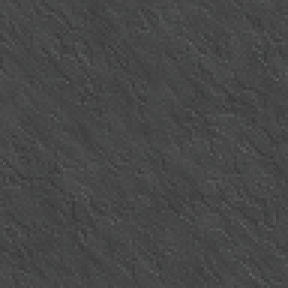
#> input picture data/images/ui/panel_map.png, 96 x 96 px, found by its file name (shown 3 times larger)
$ python tema_acabamento.py ../../data/images/brtibia_sombra.png
#> lines starting #> are read from the running program, lines starting #| are printed output that depends on the picture
# Acabamento do tema marinho: cantos arredondados + moldura neon nas janelas/paineis,
# contorno discreto e cantos arredondados nos botoes; PvP/modos com contorno aceso quando ligados.
import sys, os, numpy as np
from PIL import Image, ImageDraw, ImageFilter
T = sys.argv[1]  # pasta do tema (contem images/...)
NEON = (46, 128, 255); DISCRETO = (44, 74, 130)
def mascara_rr(w, h, rect, r, largura=None, k=4):
    m = Image.new('L', (w*k, h*k), 0); d = ImageDraw.Draw(m)
    x0, y0, x1, y1 = rect
    box = [x0*k, y0*k, (x1+1)*k-1, (y1+1)*k-1]
    if largura is None: d.rounded_rectangle(box, r*k, fill=255)
    else: d.rounded_rectangle(box, r*k, outline=255, width=largura*k)
    return np.asarray(m.resize((w, h), Image.LANCZOS)).astype(np.float32) / 255.0
def processa(caminho, quadros, r, cor, brilho=True, contorno=True, forte=1.0):
    p = os.path.join(T, 'images', caminho)
    if not os.path.exists(p): print('falta', caminho); return
    im = Image.open(p).convert('RGBA'); x = np.asarray(im).astype(np.float32) / 255.0
    H, W = x.shape[:2]
    for (qx, qy, qw, qh, rect_rel, cor_q) in quadros:
        sub = x[qy:qy+qh, qx:qx+qw]
        h, w = sub.shape[:2]
        rx0, ry0, rx1, ry1 = rect_rel  # retangulo (pode sair do quadro p/ nao desenhar um lado)
        # cantos arredondados (alpha)
        m = mascara_rr(w + 40, h + 40, (rx0+20, ry0+20, rx1+20, ry1+20), r)[20:20+h, 20:20+w]
        sub[..., 3] *= m
        if contorno:
            lin = mascara_rr(w + 40, h + 40, (rx0+20, ry0+20, rx1+20, ry1+20), r, 1)[20:20+h, 20:20+w] * forte
            if brilho:
                gl = np.asarray(Image.fromarray((lin*255).astype(np.uint8)).filter(ImageFilter.GaussianBlur(1.6))).astype(np.float32)/255.0
                interno = mascara_rr(w + 40, h + 40, (rx0+21, ry0+21, rx1+19, ry1+19), max(r-1, 1))[20:20+h, 20:20+w]
                lin = np.maximum(lin, gl * 0.6 * interno)
            c = np.array(cor_q, np.float32) / 255.0
            sub[..., :3] = sub[..., :3] * (1 - lin[..., None]) + c * lin[..., None]
        x[qy:qy+qh, qx:qx+qw] = sub
    Image.fromarray((np.clip(x, 0, 1) * 255 + 0.5).astype(np.uint8), 'RGBA').save(p)
def degrade(caminho, topo=1.22, base=0.85, sombra=0.35, larg=6, faixa=None):
    # luz vinda de cima (mais claro em cima) + sombra interna junto da moldura (profundidade)
#> in degrade (call 9), `d = np.minimum(np.minimum(yy, hh - 1 - yy), np.minimum(xx, w - 1 - xx)..`:
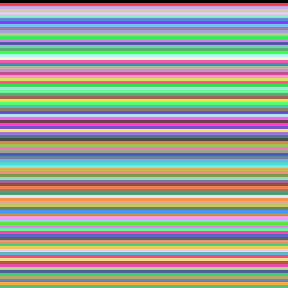
#> yy: shape (96, 96) int64 (shown 3 times larger); 96 distinct labels, from 0 to 95; one colour per label, 0 black
#> in degrade (call 9), `d = np.minimum(np.minimum(yy, hh - 1 - yy), np.minimum(xx, w - 1 - xx)..`:
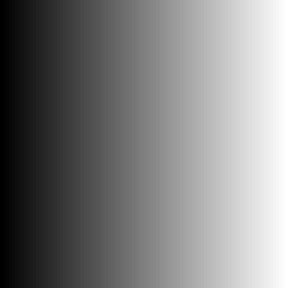
#> xx: shape (96, 96) int64 (shown 3 times larger); min 0, max 95, mean 47.5; drawn with min black and max white
#> in degrade (call 9), `x[y0:y1, :, :3] *= s_[..., None]`:
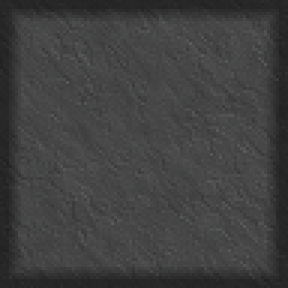
#> x: shape (96, 96, 4) float32 (shown 3 times larger); mean R, G, B, A 0.252, 0.253, 0.254, 1
    p = os.path.join(T, 'images', caminho)
    if not os.path.exists(p): return
    x = np.asarray(Image.open(p).convert('RGBA')).astype(np.float32) / 255.0
    h, w = x.shape[:2]
    y0, y1 = (0, h) if faixa is None else faixa
    hh = y1 - y0
    t = np.linspace(topo, base, hh, dtype=np.float32)[:, None, None]
    x[y0:y1, :, :3] *= t
    if sombra > 0:
        yy, xx = np.mgrid[0:hh, 0:w]
        d = np.minimum(np.minimum(yy, hh - 1 - yy), np.minimum(xx, w - 1 - xx)).astype(np.float32)
        s_ = 1 - sombra * np.clip(1 - (d - 2) / larg, 0, 1)
        x[y0:y1, :, :3] *= s_[..., None]
    Image.fromarray((np.clip(x, 0, 1) * 255 + 0.5).astype(np.uint8), 'RGBA').save(p)
def inteiro(w, h, r_cor=NEON): return [(0, 0, w, h, (0, 0, w-1, h-1), r_cor)]
def tam(c): return Image.open(os.path.join(T, 'images', c)).size
# degrades (antes dos contornos)
for c in ['ui/window.png', 'ui/window_new.png', 'ui/window-high.png', 'ui/window_headless.png', 'ui/popupwindow.png',
          'ui/2pixel_up_frame_borderimage.png', 'ui/miniwindow_body.png']:
    degrade(c, 1.30, 0.85, 0.35, 7)
degrade('ui/miniwindow_header.png', 1.45, 1.05, 0.0)         # barra de titulo um pouco mais clara
degrade('ui/panel_map.png', 1.0, 1.0, 0.45, 5)
degrade('ui/buttons.png', 1.35, 0.80, 0.0, faixa=(0, 20)); degrade('ui/buttons.png', 0.85, 1.15, 0.0, faixa=(20, 40))  # pressionado: luz invertida
degrade('game/combatmodes/onPanel.png', 1.35, 0.8, 0.0, faixa=(0, 20)); degrade('game/combatmodes/onPanel.png', 0.85, 1.15, 0.0, faixa=(20, 40))
degrade('ui/tabbutton_square.png', 1.35, 0.85, 0.0)
degrade('ui/console_button.png', 1.35, 0.85, 0.0)
# janelas e paineis grandes: neon com brilho
for c, r in [('ui/window.png', 6), ('ui/window_new.png', 6), ('ui/window-high.png', 6), ('ui/window_headless.png', 6),
             ('ui/popupwindow.png', 6), ('ui/2pixel_up_frame_borderimage.png', 3)]:
    try: w, h = tam(c)
    except Exception: print('falta', c); continue
    processa(c, inteiro(w, h), r, NEON)
# moldura do mapa: neon mais forte (2 passadas = linha mais viva e brilho maior)
w, h = tam('ui/panel_map.png'); processa('ui/panel_map.png', inteiro(w, h), 4, NEON); processa('ui/panel_map.png', inteiro(w, h), 4, (120, 180, 255), brilho=False, forte=0.6)
#> after `w, h = tam('ui/panel_map.png')`: w = 96; h = 96
#> call 3 of processa, with caminho = 'ui/panel_map.png', r = 4, cor = (46, 128, 255), brilho = True, contorno = True, forte = 1
#> the loop in processa (call 3), `for (qx, qy, qw, qh, rect_rel, cor_q) in quadros:` made 1 pass
#> pass 1, in processa (call 3), `m = mascara_rr(w + 40, h + 40, (rx0+20, ry0+20, rx1+20, ry1+20), r)[20..`:
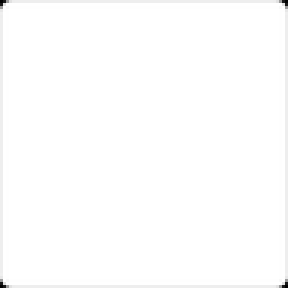
#> m: shape (96, 96) float32 (shown 3 times larger); min 0, max 1, mean 0.996
#> pass 1, in processa (call 3), `gl = np.asarray(Image.fromarray((lin*255).astype(np.uint8)).filter(Ima..`:
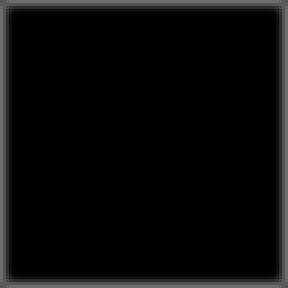
#> gl: shape (96, 96) float32 (shown 3 times larger); min 0, max 0.435, mean 0.0406
#> after the loop in processa (call 3), `for (qx, qy, qw, qh, rect_rel, cor_q) in quadros:`:
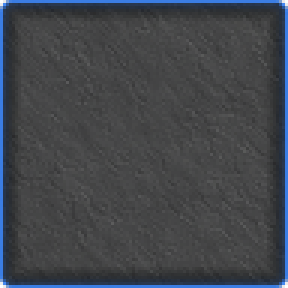
#> sub: shape (96, 96, 4) float32 (shown 3 times larger); mean R, G, B, A 0.253, 0.269, 0.295, 0.996; transparent parts drawn white
#> the loop in processa (call 4), `for (qx, qy, qw, qh, rect_rel, cor_q) in quadros:` made 1 pass
#> c on pass 1: [0.18, 0.502, 1]
#> pass 1, in processa (call 4), `lin = mascara_rr(w + 40, h + 40, (rx0+20, ry0+20, rx1+20, ry1+20), r, ..`:
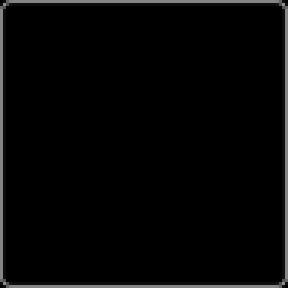
#> lin: shape (96, 96) float32 (shown 3 times larger); min 0, max 0.553, mean 0.0234
# mini-janelas: cabecalho (cantos de cima) + corpo (cantos de baixo), mesma moldura
#> (the run stopped early here; a loop or call above may not have finished)
